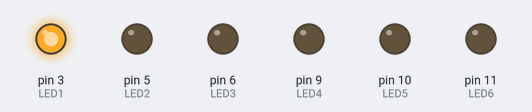
The sketch below on a simulated Arduino Uno, built with avr-gcc and run on an emulated ATmega328P. Shown: output pins drawn as LEDs (lit = HIGH). Random numbers use the default seed unless the sketch sets one; what the sketch prints to the serial monitor is not drawn.

Above: at 0.1 s.
At 2.5 s:
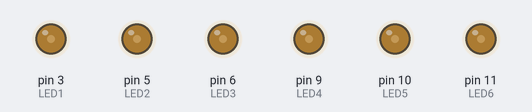
At 3.4 s:
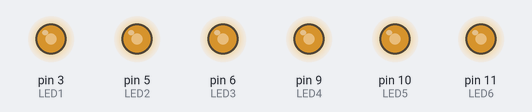
At 6.9 s:
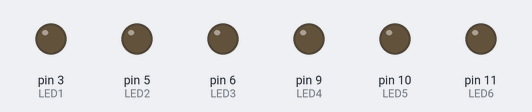
At 22.54 s:
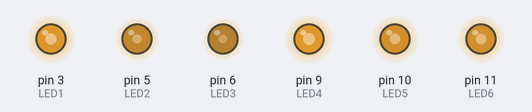
At 39.91 s:
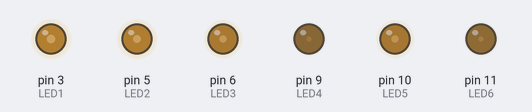
Timing chart, 0 to 40.0 s (numbered marks = the images above):
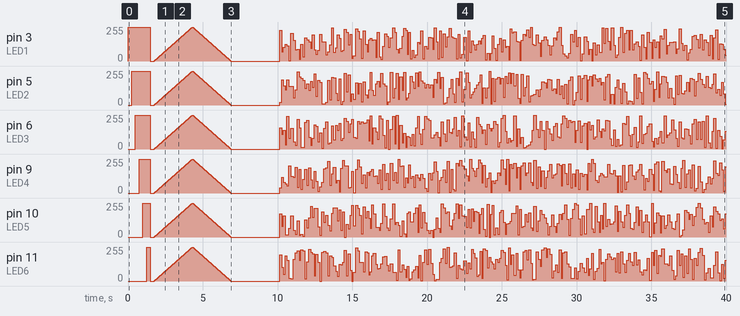

The sketch:

VixenSerialLEDsWithFlicker.ino
```cpp
int LED1 = 3;
int LED2 = 5;
int LED3 = 6;
int LED4 = 9;
int LED5 = 10;
int LED6 = 11;

int pins = 6;

int SerialCommand[6];

int randhigh = 255;
int randlow = 0;

unsigned long timeout = 10000;
unsigned long currentMillis;
unsigned long previousMillis;

void setup(){
  pinMode(LED1, OUTPUT);   // sets the pins as output
  pinMode(LED2, OUTPUT);
  pinMode(LED3, OUTPUT);
  pinMode(LED4, OUTPUT);
  pinMode(LED5, OUTPUT);
  pinMode(LED6, OUTPUT);
  test();
  reset();
  Serial.begin(38400);
  Serial.println("hello world");
}

void loop(){

  currentMillis = millis();

  if (Serial.available() >= pins){
    for (int i =0;i<pins;i++){
      SerialCommand[i] = Serial.read();
    }
    Serial.println("resetting");
    previousMillis = currentMillis;
  }

  if(currentMillis - previousMillis > timeout) {
    for (int i =0;i<pins;i++){
      SerialCommand[i] = random(randlow,randhigh);
    }
    delay(random(100,150));
  }

  Serial.println(currentMillis);
  Serial.println(previousMillis);

  analogWrite(LED1, SerialCommand[0]);
  analogWrite(LED2, SerialCommand[1]);
  analogWrite(LED3, SerialCommand[2]);
  analogWrite(LED4, SerialCommand[3]);
  analogWrite(LED5, SerialCommand[4]);
  analogWrite(LED6, SerialCommand[5]);

}

void reset(){
  analogWrite(LED1, 0);
  analogWrite(LED2, 0);
  analogWrite(LED3, 0);
  analogWrite(LED4, 0);
  analogWrite(LED5, 0);
  analogWrite(LED6, 0);
}

void test(){
  //turn them on in order
  analogWrite(LED1, 255);
  delay(250);
  analogWrite(LED2, 255);
  delay(250);
  analogWrite(LED3, 255);
  delay(250);
  analogWrite(LED4, 255);
  delay(250);
  analogWrite(LED5, 255);
  delay(250);
  analogWrite(LED6, 255);
  delay(250);

  reset();
  delay(250);

  //all the way up
  for(int k=0;k<255;k++){
    for(int i=0;i<pins;i++){
      SerialCommand[i]=k;
    }

    analogWrite(LED1, SerialCommand[0]);
    analogWrite(LED2, SerialCommand[1]);
    analogWrite(LED3, SerialCommand[2]);
    analogWrite(LED4, SerialCommand[3]);
    analogWrite(LED5, SerialCommand[4]);
    analogWrite(LED6, SerialCommand[5]);
    delay (10);
  }

  //all the way down
  for(int k=255;k>=0;k--){
    for(int i=0;i<pins;i++){
      SerialCommand[i]=k;
    }
    analogWrite(LED1, SerialCommand[0]);
    analogWrite(LED2, SerialCommand[1]);
    analogWrite(LED3, SerialCommand[2]);
    analogWrite(LED4, SerialCommand[3]);
    analogWrite(LED5, SerialCommand[4]);
    analogWrite(LED6, SerialCommand[5]);
    delay(10);
  }
  reset();
}
```
